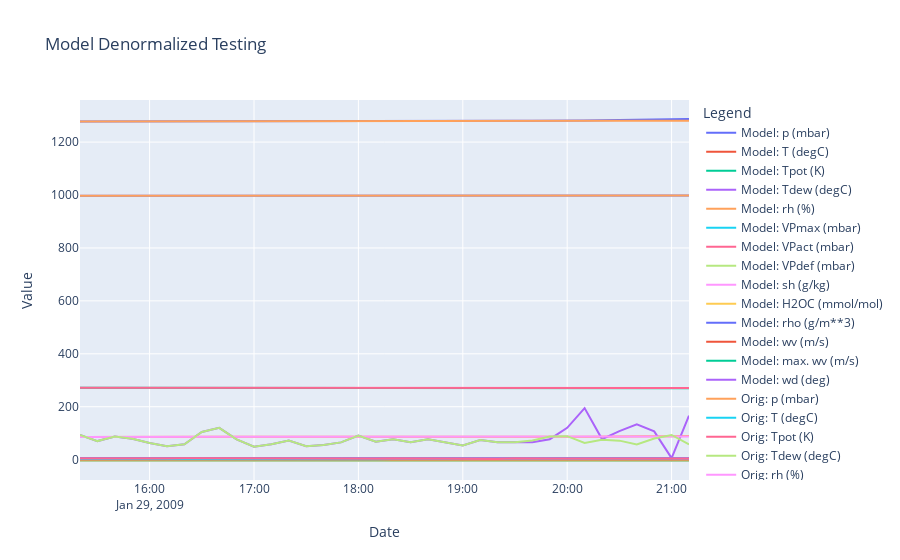

The notebook cell saved with this chart:
### Markdown cell above
# Denormalization Checks

### Code cell
# We should be able to take any slice of the coilnormed timeseries and reproduce
start_index = 4123
length = 36
end_index = start_index + length
df_test_slice = df_test.iloc[start_index:end_index,:]
coilnormed_df_test_slice = coilnormer.normalize(df_test_slice, fit_change=False)
initial_value_slice = df_test.iloc[start_index,:]

# Generate and segment the time series
series = coilnormed_df_test_slice.values

series_x = series[:-1,]

# Convert to tensors
segments_tensor_x = torch.tensor(series_x, dtype=torch.float).unsqueeze(0)

# Prepare inputs and targets
X = segments_tensor_x.to("cuda")


states = []
# Select the batch we want to make predictions for
batch = 0

# After what step do we want the coil to start making its own predictions?
prediction_step = 24

# Grab starting state tensor
state_tensor = X[:,0,:]

# How many steps do we want to run the coil overall?
max_steps = length - 1

states.append(state_tensor[batch,:])
batch_size = X.shape[0]
transition_tensor = torch.softmax(torch.zeros(batch_size, n_features, n_features), dim = 1).to("cuda")
for step_state in range(1,max_steps):
    state_tensor, transition_tensor = model.step_coil(state_tensor, transition_tensor)
    if step_state <= prediction_step:
        state_tensor = X[:,step_state,:]
    states.append(state_tensor[batch,:])
    
# Move state dynamics to CPU
data = [row.to('cpu').detach().numpy() for row in states]

for index, dat_in in enumerate(data):
    coilnormed_df_test_slice.iloc[index,:] = dat_in
    
denormed_slice = coilnormer.denormalize(coilnormed_df_test_slice,initial_value_slice)


# Sample data creation
df1 = denormed_slice
df2 = df_test_slice

# Plotting
fig = go.Figure()

# Add traces for the first dataframe
for column in df1.columns:
    fig.add_trace(go.Scatter(x=df2.index, y=df1[column], mode='lines', name=f'Model: {column}'))

# Add traces for the second dataframe
for column in df2.columns:
    fig.add_trace(go.Scatter(x=df2.index, y=df2[column], mode='lines', name=f'Orig: {column}'))

# Update layout
fig.update_layout(title='Model Denormalized Testing',
                  xaxis_title='Date',
                  yaxis_title='Value',
                  legend_title='Legend',
                  hovermode='x unified')

# Show the plot
fig.show()
